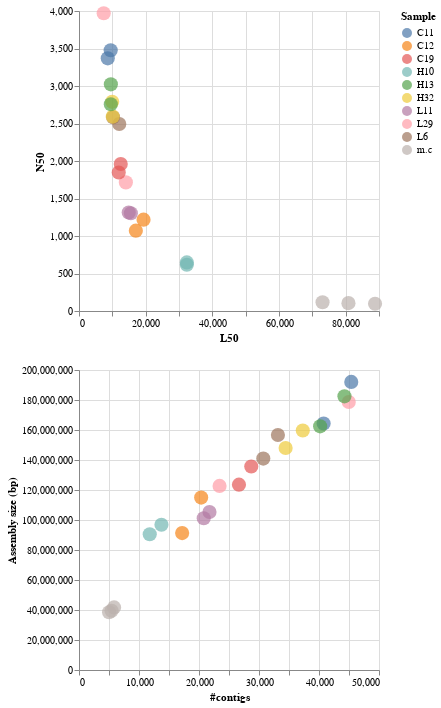

The notebook cell saved with this chart:
### Code cell
h = 300
w = 300
chart1 = alt.Chart(trs.reset_index()).mark_circle(size=si_var2, opacity=op_var).encode(
    x="L50", y="N50", color="Sample",
    tooltip=["sample_id","Contigs","Assembly size (Mbp)", "N50","L50", "N_Predicted_Genes", "Group"]
).add_params(
    op_var, si_var2,
).properties(width=w, height=h)

chart2 = alt.Chart(trs.reset_index()).mark_circle(size=si_var2, opacity=op_var).encode(
    x=alt.X("Contigs").title("#contigs"), y=alt.Y("contig_bp").title("Assembly size (bp)"), color="Sample",
    tooltip=["sample_id","Contigs","Assembly size (Mbp)", "N50","L50", "N_Predicted_Genes", "Group"]
).add_params(
    op_var, si_var2,
).properties(width=w, height=h)

#chart1 | chart2
alt.vconcat(chart1, chart2)

### Figure 1 — Vega-Lite specification as saved in the notebook (floating-point values rounded to 4 significant figures)
{"config": {"view": {"continuousWidth": 300, "continuousHeight": 300}}, "vconcat": [{"data": {"name": "data-6bf9d24d6ab7c43875bafe1fb7fab251"}, "mark": {"type": "circle", "opacity": {"expr": "param_1"}, "size": {"expr": "param_3"}}, "encoding": {"color": {"field": "Sample", "type": "nominal"}, "tooltip": [{"field": "sample_id", "type": "nominal"}, {"field": "Contigs", "type": "quantitative"}, {"field": "Assembly size (Mbp)", "type": "quantitative"}, {"field": "N50", "type": "quantitative"}, {"field": "L50", "type": "quantitative"}, {"field": "N_Predicted_Genes", "type": "quantitative"}, {"field": "Group", "type": "nominal"}], "x": {"field": "L50", "type": "quantitative"}, "y": {"field": "N50", "type": "quantitative"}}, "height": 300, "width": 300}, {"data": {"name": "data-6bf9d24d6ab7c43875bafe1fb7fab251"}, "mark": {"type": "circle", "opacity": {"expr": "param_1"}, "size": {"expr": "param_3"}}, "encoding": {"color": {"field": "Sample", "type": "nominal"}, "tooltip": [{"field": "sample_id", "type": "nominal"}, {"field": "Contigs", "type": "quantitative"}, {"field": "Assembly size (Mbp)", "type": "quantitative"}, {"field": "N50", "type": "quantitative"}, {"field": "L50", "type": "quantitative"}, {"field": "N_Predicted_Genes", "type": "quantitative"}, {"field": "Group", "type": "nominal"}], "x": {"field": "Contigs", "title": "#contigs", "type": "quantitative"}, "y": {"field": "contig_bp", "title": "Assembly size (bp)", "type": "quantitative"}}, "height": 300, "width": 300}], "params": [{"name": "param_1", "bind": {"input": "range", "max": 1, "min": 0, "name": "opacity:", "step": 0.05}, "value": 0.7}, {"name": "param_3", "bind": {"input": "range", "max": 200, "min": 50, "name": "point size:", "step": 10}, "value": 200}], "$schema": "https://vega.github.io/schema/vega-lite/v5.8.0.json", "datasets": {"data-6bf9d24d6ab7c43875bafe1fb7fab251": [{"sample_id": "L29", "n_scaffolds": 44960.0, "Contigs": 44960.0, "contig_bp": 178600000.0, "gap_pct": 0.0, "N50": 3970.0, "L50": 7411.0, "N90": 29860.0, "L90": 1412.0, "max": 261100.0, "gc_avg": 0.4865, "gc_std": 0.09051, "N_Predicted_Genes": 191600.0, "Assembled_Reads": 34580000.0, "Percent_Assembled_Reads": 100.0, "Assembly size (Mbp)": 178.6, "Group": "F2_L", "Treatment": "L", "Generation": "F2", "Sample": "L29"}, {"sample_id": "H13", "n_scaffolds": 44240.0, "Contigs": 44240.0, "contig_bp": 182400000.0, "gap_pct": 0.0, "N50": 3022.0, "L50": 9561.0, "N90": 28740.0, "L90": 1404.0, "max": 410600.0, "gc_avg": 0.4755, "gc_std": 0.08971, "N_Predicted_Genes": 196000.0, "Assembled_Reads": 38470000.0, "Percent_Assembled_Reads": 100.0, "Assembly size (Mbp)": 182.4, "Group": "F1_H", "Treatment": "H", "Generation": "F1", "Sample": "H13"}, {"sample_id": "C11-t.r", "n_scaffolds": 40770.0, "Contigs": 40770.0, "contig_bp": 164300000.0, "gap_pct": 0.0, "N50": 3369.0, "L50": 8626.0, "N90": 26780.0, "L90": 1395.0, "max": 419600.0, "gc_avg": 0.4914, "gc_std": 0.0955, "N_Predicted_Genes": 176600.0, "Assembled_Reads": 33140000.0, "Percent_Assembled_Reads": 100.0, "Assembly size (Mbp)": 164.3, "Group": "F0_C", "Treatment": "C", "Generation": "F0", "Sample": "C11"}, {"sample_id": "L6", "n_scaffolds": 30720.0, "Contigs": 30720.0, "contig_bp": 141000000.0, "gap_pct": 0.0, "N50": 2582.0, "L50": 10210.0, "N90": 19190.0, "L90": 1527.0, "max": 619300.0, "gc_avg": 0.4754, "gc_std": 0.08971, "N_Predicted_Genes": 148300.0, "Assembled_Reads": 33470000.0, "Percent_Assembled_Reads": 100.0, "Assembly size (Mbp)": 141.0, "Group": "F0_L", "Treatment": "L", "Generation": "F0", "Sample": "L6"}, {"sample_id": "L11", "n_scaffolds": 21750.0, "Contigs": 21750.0, "contig_bp": 105400000.0, "gap_pct": 0.0, "N50": 1303.0, "L50": 15560.0, "N90": 12960.0, "L90": 1481.0, "max": 294900.0, "gc_avg": 0.4836, "gc_std": 0.08429, "N_Predicted_Genes": 108600.0, "Assembled_Reads": 34040000.0, "Percent_Assembled_Reads": 100.0, "Assembly size (Mbp)": 105.4, "Group": "F1_L", "Treatment": "L", "Generation": "F1", "Sample": "L11"}, {"sample_id": "C12-t.r", "n_scaffolds": 20360.0, "Contigs": 20360.0, "contig_bp": 115000000.0, "gap_pct": 0.0, "N50": 1218.0, "L50": 19360.0, "N90": 11460.0, "L90": 1723.0, "max": 292600.0, "gc_avg": 0.4781, "gc_std": 0.08248, "N_Predicted_Genes": 114900.0, "Assembled_Reads": 47730000.0, "Percent_Assembled_Reads": 100.0, "Assembly size (Mbp)": 115.0, "Group": "F1_C", "Treatment": "C", "Generation": "F1", "Sample": "C12"}, {"sample_id": "H10", "n_scaffolds": 11790.0, "Contigs": 11790.0, "contig_bp": 90470000.0, "gap_pct": 0.0, "N50": 617.0, "L50": 32350.0, "N90": 5273.0, "L90": 2121.0, "max": 447800.0, "gc_avg": 0.4758, "gc_std": 0.08866, "N_Predicted_Genes": 86300.0, "Assembled_Reads": 42570000.0, "Percent_Assembled_Reads": 100.0, "Assembly size (Mbp)": 90.47, "Group": "F0_H", "Treatment": "H", "Generation": "F0", "Sample": "H10"}, {"sample_id": "C11", "n_scaffolds": 45380.0, "Contigs": 45380.0, "contig_bp": 192100000.0, "gap_pct": 0.0, "N50": 3477.0, "L50": 9505.0, "N90": 29240.0, "L90": 1439.0, "max": 319800.0, "gc_avg": 0.4896, "gc_std": 0.0945, "N_Predicted_Genes": 206600.0, "Assembled_Reads": 39880000.0, "Percent_Assembled_Reads": 100.0, "Assembly size (Mbp)": 192.1, "Group": "F0_C", "Treatment": "C", "Generation": "F0", "Sample": "C11"}, {"sample_id": "L29-t.r", "n_scaffolds": 23430.0, "Contigs": 23430.0, "contig_bp": 122700000.0, "gap_pct": 0.0, "N50": 1715.0, "L50": 14060.0, "N90": 13760.0, "L90": 1655.0, "max": 420200.0, "gc_avg": 0.4904, "gc_std": 0.08192, "N_Predicted_Genes": 122800.0, "Assembled_Reads": 27850000.0, "Percent_Assembled_Reads": 100.0, "Assembly size (Mbp)": 122.8, "Group": "F2_L", "Treatment": "L", "Generation": "F2", "Sample": "L29"}, {"sample_id": "H32", "n_scaffolds": 37300.0, "Contigs": 37300.0, "contig_bp": 159700000.0, "gap_pct": 0.0, "N50": 2789.0, "L50": 9953.0, "N90": 23890.0, "L90": 1443.0, "max": 296400.0, "gc_avg": 0.5008, "gc_std": 0.08119, "N_Predicted_Genes": 173600.0, "Assembled_Reads": 36590000.0, "Percent_Assembled_Reads": 100.0, "Assembly size (Mbp)": 159.7, "Group": "F2_H", "Treatment": "H", "Generation": "F2", "Sample": "H32"}, {"sample_id": "H10-t.r", "n_scaffolds": 13740.0, "Contigs": 13740.0, "contig_bp": 96870000.0, "gap_pct": 0.0, "N50": 648.0, "L50": 32350.0, "N90": 6434.0, "L90": 1865.0, "max": 619200.0, "gc_avg": 0.4735, "gc_std": 0.09425, "N_Predicted_Genes": 93980.0, "Assembled_Reads": 51390000.0, "Percent_Assembled_Reads": 100.0, "Assembly size (Mbp)": 96.87, "Group": "F0_H", "Treatment": "H", "Generation": "F0", "Sample": "H10"}, {"sample_id": "m.c", "n_scaffolds": 5845.0, "Contigs": 5845.0, "contig_bp": 41730000.0, "gap_pct": 0.0, "N50": 117.0, "L50": 73060.0, "N90": 2761.0, "L90": 1886.0, "max": 768300.0, "gc_avg": 0.4712, "gc_std": 0.0677, "N_Predicted_Genes": 39810.0, "Assembled_Reads": 56640000.0, "Percent_Assembled_Reads": 100.0, "Assembly size (Mbp)": 41.73, "Group": "mock", "Treatment": "mock", "Generation": "mock", "Sample": "m.c"}, {"sample_id": "m.c-2", "n_scaffolds": 5431.0, "Contigs": 5431.0, "contig_bp": 39510000.0, "gap_pct": 0.0, "N50": 105.0, "L50": 80840.0, "N90": 2401.0, "L90": 1766.0, "max": 768300.0, "gc_avg": 0.4745, "gc_std": 0.06726, "N_Predicted_Genes": 38070.0, "Assembled_Reads": 50180000.0, "Percent_Assembled_Reads": 100.0, "Assembly size (Mbp)": 39.51, "Group": "mock", "Treatment": "mock", "Generation": "mock", "Sample": "m.c"}, {"sample_id": "L11-t.r", "n_scaffolds": 20790.0, "Contigs": 20790.0, "contig_bp": 101200000.0, "gap_pct": 0.0, "N50": 1314.0, "L50": 14920.0, "N90": 12430.0, "L90": 1506.0, "max": 371800.0, "gc_avg": 0.4829, "gc_std": 0.08476, "N_Predicted_Genes": 104100.0, "Assembled_Reads": 31200000.0, "Percent_Assembled_Reads": 100.0, "Assembly size (Mbp)": 101.2, "Group": "F1_L", "Treatment": "L", "Generation": "F1", "Sample": "L11"}, {"sample_id": "L6-t.r", "n_scaffolds": 33150.0, "Contigs": 33150.0, "contig_bp": 156700000.0, "gap_pct": 0.0, "N50": 2494.0, "L50": 12080.0, "N90": 20270.0, "L90": 1519.0, "max": 824300.0, "gc_avg": 0.4766, "gc_std": 0.08995, "N_Predicted_Genes": 164600.0, "Assembled_Reads": 40190000.0, "Percent_Assembled_Reads": 100.0, "Assembly size (Mbp)": 156.7, "Group": "F0_L", "Treatment": "L", "Generation": "F0", "Sample": "L6"}, {"sample_id": "C12", "n_scaffolds": 17190.0, "Contigs": 17190.0, "contig_bp": 91260000.0, "gap_pct": 0.0, "N50": 1071.0, "L50": 17050.0, "N90": 9954.0, "L90": 1624.0, "max": 344500.0, "gc_avg": 0.4789, "gc_std": 0.08159, "N_Predicted_Genes": 90880.0, "Assembled_Reads": 30760000.0, "Percent_Assembled_Reads": 100.0, "Assembly size (Mbp)": 91.26, "Group": "F1_C", "Treatment": "C", "Generation": "F1", "Sample": "C12"}, {"sample_id": "H32-t.r", "n_scaffolds": 34440.0, "Contigs": 34440.0, "contig_bp": 148000000.0, "gap_pct": 0.0, "N50": 2592.0, "L50": 10130.0, "N90": 22040.0, "L90": 1446.0, "max": 255300.0, "gc_avg": 0.5014, "gc_std": 0.08087, "N_Predicted_Genes": 160900.0, "Assembled_Reads": 33470000.0, "Percent_Assembled_Reads": 100.0, "Assembly size (Mbp)": 148.0, "Group": "F2_H", "Treatment": "H", "Generation": "F2", "Sample": "H32"}, {"sample_id": "C19", "n_scaffolds": 28710.0, "Contigs": 28710.0, "contig_bp": 135700000.0, "gap_pct": 0.0, "N50": 1960.0, "L50": 12520.0, "N90": 17550.0, "L90": 1509.0, "max": 417100.0, "gc_avg": 0.4812, "gc_std": 0.08477, "N_Predicted_Genes": 139000.0, "Assembled_Reads": 34850000.0, "Percent_Assembled_Reads": 100.0, "Assembly size (Mbp)": 135.7, "Group": "F2_C", "Treatment": "C", "Generation": "F2", "Sample": "C19"}, {"sample_id": "H13-t.r", "n_scaffolds": 40190.0, "Contigs": 40190.0, "contig_bp": 162400000.0, "gap_pct": 0.0, "N50": 2756.0, "L50": 9545.0, "N90": 26280.0, "L90": 1375.0, "max": 390500.0, "gc_avg": 0.4737, "gc_std": 0.08948, "N_Predicted_Genes": 174200.0, "Assembled_Reads": 33440000.0, "Percent_Assembled_Reads": 100.0, "Assembly size (Mbp)": 162.4, "Group": "F1_H", "Treatment": "H", "Generation": "F1", "Sample": "H13"}, {"sample_id": "C19-t.r", "n_scaffolds": 26660.0, "Contigs": 26660.0, "contig_bp": 123600000.0, "gap_pct": 0.0, "N50": 1847.0, "L50": 11920.0, "N90": 16460.0, "L90": 1499.0, "max": 420200.0, "gc_avg": 0.482, "gc_std": 0.08238, "N_Predicted_Genes": 126800.0, "Assembled_Reads": 30800000.0, "Percent_Assembled_Reads": 100.0, "Assembly size (Mbp)": 123.6, "Group": "F2_C", "Treatment": "C", "Generation": "F2", "Sample": "C19"}, {"sample_id": "m.c-3", "n_scaffolds": 5011.0, "Contigs": 5011.0, "contig_bp": 38510000.0, "gap_pct": 0.0, "N50": 97.0, "L50": 88820.0, "N90": 2089.0, "L90": 1819.0, "max": 768300.0, "gc_avg": 0.4756, "gc_std": 0.06589, "N_Predicted_Genes": 37010.0, "Assembled_Reads": 48030000.0, "Percent_Assembled_Reads": 100.0, "Assembly size (Mbp)": 38.51, "Group": "mock", "Treatment": "mock", "Generation": "mock", "Sample": "m.c"}]}}
